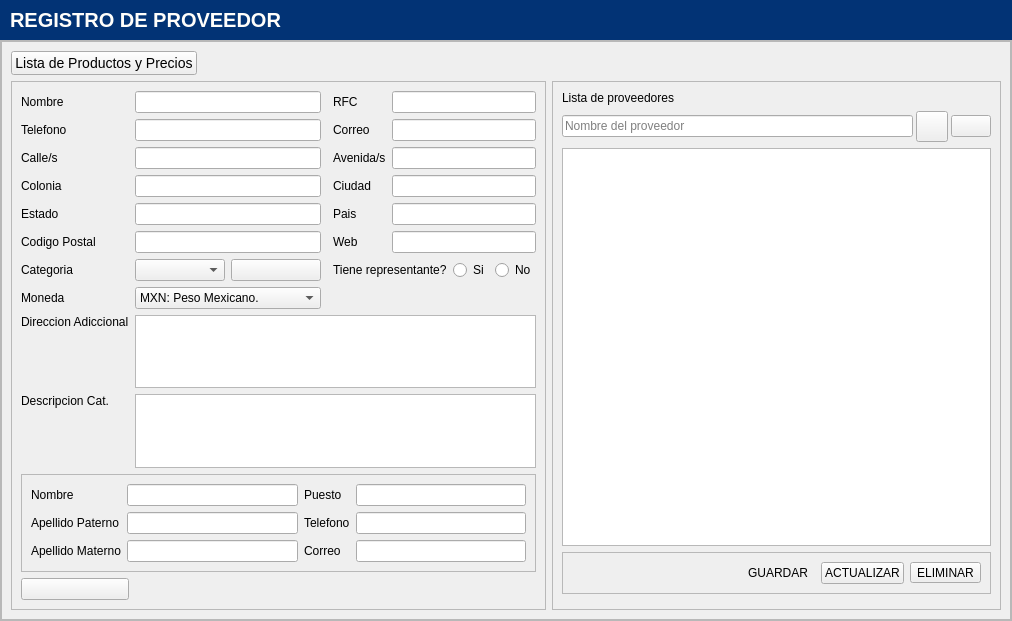
<?xml version="1.0" encoding="UTF-8"?>
<ui version="4.0">
 <class>Control_Proveedores</class>
 <widget class="QWidget" name="Control_Proveedores">
  <property name="geometry">
   <rect>
    <x>0</x>
    <y>0</y>
    <width>1012</width>
    <height>621</height>
   </rect>
  </property>
  <property name="windowTitle">
   <string>Form</string>
  </property>
  <property name="styleSheet">
   <string notr="true">#Control_Proveedores{
background: #fffefb;
}
[objectName*=&quot;contenedor&quot;]{
background: #fffefb;
}
#label_wp_titulo_proveedores{
background: #023375;
min-height: 40px;
max-height: 40px;
font-size:20px;
font-weight: bold;
color:#fffefb;
padding-left:5px;
}
*[objectName*=&quot;etiquetaTitulo_&quot;]{
font-size:18px;
font-family: Arial;
font-weight:bold;
color: #1d1c1c;
}
*[objectName*=&quot;etiqueta_&quot;]{
font-size:14px;
font-family: Arial;
font-weight:bold;
color: #1d1c1c;
}
[objectName*=&quot;txt_&quot;]{
background: #F5F5F5;
border:none;
border-radius: 5px;
color: #1d1c1c;
font-size: 14px;
border-bottom: 1px solid;
}
[objectName*=&quot;txtlargo_&quot;]{
background: #F5F5F5;
border:none;
border-radius: 5px;
color: #1d1c1c;
font-size: 14px;
border: 1px solid;
max-height: 100px;
}
[objectName*=&quot;btn_btn&quot;]{
background: #00619a;
font-size: 12px;
font-family: Arial;
font-weight: bold;
border: none;
border-radius: 5px;
color: #fffefb;
padding-left:5px;
padding-right:5px;
}
#btn_btn_listadeproductoyprecios{
font-size: 14px;
}
[objectName*=&quot;btnradio&quot;]{
font-size:14px;
font-family:Arial;
color: #1d1c1c;
font-weight: bold;
}
[objectName*=&quot;btn_btn&quot;]:hover{
background: #2196F3;
}
#btn_btn_cancelar:hover{
background: #EE1D52;
}
#btn_btn_guardar:hover{
background: #68a67d;
}
[objectName*=&quot;txt_&quot;]:focus{
border-bottom: 2px solid #023375;
}
[objectName*=&quot;txtlargo_&quot;]:focus{
border-bottom: 2px solid #023375;
}

[objectName^=&quot;cajaopciones&quot;]{
border: none;
border-bottom: 1px solid #3b3c3d;
border-top-left-radius: 4px;
border-top-right-radius: 4px;
padding: 2px;
background-color: #F5F5F5;
font-size: 14px;
width:87px;
}
[objectName^=&quot;cajaopciones&quot;]::drop-down{
subcontrol-origin: padding;
subcontrol-position: top right;
padding-right:5px;
width: 20%;
border-left-width: 1px;
border-top-right-radius: 4px;
border-bottom-right-radius: 4px;
background-color: #F5F5F5;
}
[objectName^=&quot;cajaopciones_&quot;]::down-arrow{
image: url(:/Icons/Bootstrap/filter-left.svg);
width: 17%;
height: 17%;
padding-left:5px;
padding-right:5px;
}
/*TABLA*/

[objectName*=&quot;tabla_&quot;] {
    font-family: Arial;
    font-size: 14px;
}

/* Barra vertical */
/* Encabezados de la tabla */
[objectName*=&quot;tabla_&quot;] QHeaderView::section {
    background-color: #023375;
    color: white;
    font-family: &quot;Arial&quot;;
    font-size: 16px;
    padding: 5px;
    border: 1px solid gray;
}

/* Encabezado horizontal */
[objectName*=&quot;tabla_&quot;] QHeaderView::horizontal {
    background-color: #023375;
    color: white;
}

/* Encabezado vertical */
[objectName*=&quot;tabla_&quot;] QHeaderView::vertical {
    background-color: #023375;
    color: white;
}
</string>
  </property>
  <layout class="QGridLayout" name="gridLayout">
   <property name="leftMargin">
    <number>0</number>
   </property>
   <property name="topMargin">
    <number>0</number>
   </property>
   <property name="rightMargin">
    <number>0</number>
   </property>
   <property name="bottomMargin">
    <number>0</number>
   </property>
   <property name="spacing">
    <number>0</number>
   </property>
   <item row="0" column="0">
    <widget class="QLabel" name="label_wp_titulo_proveedores">
     <property name="minimumSize">
      <size>
       <width>0</width>
       <height>40</height>
      </size>
     </property>
     <property name="maximumSize">
      <size>
       <width>16777215</width>
       <height>40</height>
      </size>
     </property>
     <property name="text">
      <string>REGISTRO DE PROVEEDOR</string>
     </property>
    </widget>
   </item>
   <item row="1" column="0">
    <widget class="QFrame" name="contenedor">
     <property name="frameShape">
      <enum>QFrame::StyledPanel</enum>
     </property>
     <property name="frameShadow">
      <enum>QFrame::Raised</enum>
     </property>
     <layout class="QGridLayout" name="gridLayout_8">
      <property name="leftMargin">
       <number>0</number>
      </property>
      <property name="topMargin">
       <number>0</number>
      </property>
      <property name="rightMargin">
       <number>0</number>
      </property>
      <property name="bottomMargin">
       <number>0</number>
      </property>
      <property name="spacing">
       <number>0</number>
      </property>
      <item row="0" column="0">
       <widget class="QScrollArea" name="contenedor_scrollArea">
        <property name="widgetResizable">
         <bool>true</bool>
        </property>
        <widget class="QWidget" name="contenedor_scroll_area_contenido">
         <property name="geometry">
          <rect>
           <x>0</x>
           <y>0</y>
           <width>1008</width>
           <height>577</height>
          </rect>
         </property>
         <layout class="QGridLayout" name="gridLayout_7">
          <item row="1" column="0">
           <widget class="QFrame" name="contenedor_todoproveedor">
            <property name="frameShape">
             <enum>QFrame::StyledPanel</enum>
            </property>
            <property name="frameShadow">
             <enum>QFrame::Raised</enum>
            </property>
            <layout class="QGridLayout" name="gridLayout_2">
             <item row="10" column="1" colspan="2">
              <widget class="QLineEdit" name="txt_codigopostal"/>
             </item>
             <item row="6" column="1" colspan="2">
              <widget class="QLineEdit" name="txt_colonia"/>
             </item>
             <item row="20" column="0" colspan="6">
              <widget class="QFrame" name="contenedor_datosrepresentante">
               <property name="enabled">
                <bool>true</bool>
               </property>
               <property name="frameShape">
                <enum>QFrame::StyledPanel</enum>
               </property>
               <property name="frameShadow">
                <enum>QFrame::Raised</enum>
               </property>
               <layout class="QGridLayout" name="gridLayout_3">
                <item row="0" column="1">
                 <widget class="QLineEdit" name="txt_nombrerepresentante"/>
                </item>
                <item row="0" column="0">
                 <widget class="QLabel" name="etiqueta_nombrerepresentante">
                  <property name="text">
                   <string>Nombre</string>
                  </property>
                 </widget>
                </item>
                <item row="2" column="0">
                 <widget class="QLabel" name="etiqueta_apellidomaternorepresentante">
                  <property name="text">
                   <string>Apellido Materno</string>
                  </property>
                 </widget>
                </item>
                <item row="1" column="0">
                 <widget class="QLabel" name="etiqueta_apellidopaternorepresentante">
                  <property name="text">
                   <string>Apellido Paterno</string>
                  </property>
                 </widget>
                </item>
                <item row="0" column="2">
                 <widget class="QLabel" name="etiqueta_puestorepresentante">
                  <property name="text">
                   <string>Puesto</string>
                  </property>
                 </widget>
                </item>
                <item row="0" column="3">
                 <widget class="QLineEdit" name="txt_puestorepresentante"/>
                </item>
                <item row="1" column="2">
                 <widget class="QLabel" name="etiqueta_telefonorepresentante">
                  <property name="text">
                   <string>Telefono</string>
                  </property>
                 </widget>
                </item>
                <item row="1" column="3">
                 <widget class="QLineEdit" name="txt_telefonorepresentante"/>
                </item>
                <item row="2" column="2">
                 <widget class="QLabel" name="etiqueta_correorepresentante">
                  <property name="text">
                   <string>Correo</string>
                  </property>
                 </widget>
                </item>
                <item row="2" column="3">
                 <widget class="QLineEdit" name="txt_correorepresentante"/>
                </item>
                <item row="1" column="1">
                 <widget class="QLineEdit" name="txt_apellidopaternorepresen"/>
                </item>
                <item row="2" column="1">
                 <widget class="QLineEdit" name="txt_apellidomaternorepresen"/>
                </item>
               </layout>
              </widget>
             </item>
             <item row="16" column="2">
              <widget class="QPushButton" name="btn_btn_agregarcategoria">
               <property name="cursor">
                <cursorShape>PointingHandCursor</cursorShape>
               </property>
               <property name="toolTip">
                <string>Nueva Categoria</string>
               </property>
               <property name="text">
                <string/>
               </property>
               <property name="icon">
                <iconset resource="../../Source/iconosSVG.qrc">
                 <normaloff>:/iconosBlancos/Icons/iconos/Blanco/agregar_blanco.svg</normaloff>:/iconosBlancos/Icons/iconos/Blanco/agregar_blanco.svg</iconset>
               </property>
               <property name="iconSize">
                <size>
                 <width>20</width>
                 <height>20</height>
                </size>
               </property>
              </widget>
             </item>
             <item row="2" column="0">
              <widget class="QLabel" name="etiqueta_telefono">
               <property name="text">
                <string>Telefono</string>
               </property>
              </widget>
             </item>
             <item row="4" column="4">
              <widget class="QLabel" name="etiqueta_avenidas">
               <property name="text">
                <string>Avenida/s</string>
               </property>
              </widget>
             </item>
             <item row="22" column="0">
              <spacer name="verticalSpacer">
               <property name="orientation">
                <enum>Qt::Vertical</enum>
               </property>
               <property name="sizeHint" stdset="0">
                <size>
                 <width>20</width>
                 <height>40</height>
                </size>
               </property>
              </spacer>
             </item>
             <item row="16" column="1">
              <widget class="QComboBox" name="cajaopciones_categorias"/>
             </item>
             <item row="18" column="0" alignment="Qt::AlignTop">
              <widget class="QLabel" name="etiqueta_direccionadicional">
               <property name="text">
                <string>Direccion Adiccional</string>
               </property>
              </widget>
             </item>
             <item row="6" column="0">
              <widget class="QLabel" name="etiqueta_colonia">
               <property name="text">
                <string>Colonia</string>
               </property>
              </widget>
             </item>
             <item row="19" column="1" colspan="5">
              <widget class="QPlainTextEdit" name="txtlargo_descripcioncategoria"/>
             </item>
             <item row="2" column="5">
              <widget class="QLineEdit" name="txt_correo"/>
             </item>
             <item row="4" column="0">
              <widget class="QLabel" name="etiqueta_calles">
               <property name="text">
                <string>Calle/s</string>
               </property>
              </widget>
             </item>
             <item row="10" column="5">
              <widget class="QLineEdit" name="txt_web"/>
             </item>
             <item row="4" column="5">
              <widget class="QLineEdit" name="txt_avenida"/>
             </item>
             <item row="8" column="4">
              <widget class="QLabel" name="etiqueta_pais">
               <property name="text">
                <string>Pais</string>
               </property>
              </widget>
             </item>
             <item row="16" column="4" colspan="2">
              <layout class="QGridLayout" name="gridLayout_6">
               <item row="0" column="1">
                <widget class="QLabel" name="etiqueta_tienerepresentante">
                 <property name="text">
                  <string>Tiene representante?</string>
                 </property>
                </widget>
               </item>
               <item row="0" column="2">
                <widget class="QRadioButton" name="btnradio_representantetrue">
                 <property name="text">
                  <string>Si</string>
                 </property>
                </widget>
               </item>
               <item row="0" column="3">
                <widget class="QRadioButton" name="btnradio_representantefalse">
                 <property name="text">
                  <string>No</string>
                 </property>
                </widget>
               </item>
              </layout>
             </item>
             <item row="0" column="1" colspan="2">
              <widget class="QLineEdit" name="txt_nombre"/>
             </item>
             <item row="8" column="5">
              <widget class="QLineEdit" name="txt_pais"/>
             </item>
             <item row="6" column="5">
              <widget class="QLineEdit" name="txt_ciudad"/>
             </item>
             <item row="0" column="4">
              <widget class="QLabel" name="etiqueta_rfc">
               <property name="text">
                <string>RFC</string>
               </property>
              </widget>
             </item>
             <item row="10" column="0">
              <widget class="QLabel" name="etiqueta_codigopostal">
               <property name="text">
                <string>Codigo Postal</string>
               </property>
              </widget>
             </item>
             <item row="19" column="0" alignment="Qt::AlignTop">
              <widget class="QLabel" name="etiqueta_descripcioncategoria">
               <property name="text">
                <string>Descripcion Cat.</string>
               </property>
              </widget>
             </item>
             <item row="4" column="1" colspan="2">
              <widget class="QLineEdit" name="txt_calles"/>
             </item>
             <item row="21" column="0">
              <widget class="QPushButton" name="btn_btn_limpiardatos">
               <property name="cursor">
                <cursorShape>PointingHandCursor</cursorShape>
               </property>
               <property name="toolTip">
                <string>Limpiar Campos</string>
               </property>
               <property name="text">
                <string/>
               </property>
               <property name="icon">
                <iconset resource="../../Source/iconsdvg.qrc">
                 <normaloff>:/Icons/IconosSVG/borrador.png</normaloff>:/Icons/IconosSVG/borrador.png</iconset>
               </property>
               <property name="iconSize">
                <size>
                 <width>24</width>
                 <height>24</height>
                </size>
               </property>
              </widget>
             </item>
             <item row="10" column="4">
              <widget class="QLabel" name="etiqueta_web">
               <property name="text">
                <string>Web</string>
               </property>
              </widget>
             </item>
             <item row="8" column="0">
              <widget class="QLabel" name="etiqueta_estado">
               <property name="text">
                <string>Estado</string>
               </property>
              </widget>
             </item>
             <item row="8" column="1" colspan="2">
              <widget class="QLineEdit" name="txt_estado"/>
             </item>
             <item row="0" column="0">
              <widget class="QLabel" name="etiqueta_nombre">
               <property name="text">
                <string>Nombre</string>
               </property>
              </widget>
             </item>
             <item row="16" column="0">
              <widget class="QLabel" name="etiqueta_categoria">
               <property name="text">
                <string>Categoria</string>
               </property>
              </widget>
             </item>
             <item row="6" column="4">
              <widget class="QLabel" name="etiqueta_ciudad">
               <property name="text">
                <string>Ciudad</string>
               </property>
              </widget>
             </item>
             <item row="0" column="5">
              <widget class="QLineEdit" name="txt_rfc"/>
             </item>
             <item row="2" column="4">
              <widget class="QLabel" name="etiqueta_correo">
               <property name="text">
                <string>Correo</string>
               </property>
              </widget>
             </item>
             <item row="18" column="1" colspan="5">
              <widget class="QPlainTextEdit" name="txtlargo_direccionadicional"/>
             </item>
             <item row="2" column="1" colspan="2">
              <widget class="QLineEdit" name="txt_telefono"/>
             </item>
             <item row="17" column="0">
              <widget class="QLabel" name="etiqueta_moneda">
               <property name="text">
                <string>Moneda</string>
               </property>
              </widget>
             </item>
             <item row="17" column="1" colspan="2">
              <widget class="QComboBox" name="cajaopciones_tipomoneda">
               <property name="maxVisibleItems">
                <number>10</number>
               </property>
               <property name="modelColumn">
                <number>0</number>
               </property>
               <item>
                <property name="text">
                 <string>MXN: Peso Mexicano.</string>
                </property>
               </item>
               <item>
                <property name="text">
                 <string>USD: Dólar estadounidense.</string>
                </property>
               </item>
               <item>
                <property name="text">
                 <string>EUR: Euro.</string>
                </property>
               </item>
               <item>
                <property name="text">
                 <string>GBP: Libra Esterlina.</string>
                </property>
               </item>
               <item>
                <property name="text">
                 <string>JPY: Yen japonés.</string>
                </property>
               </item>
               <item>
                <property name="text">
                 <string>CAD: Dólar canadiense.</string>
                </property>
               </item>
               <item>
                <property name="text">
                 <string>AUD: Dólar australiano.</string>
                </property>
               </item>
               <item>
                <property name="text">
                 <string>CHF: Franco suizo.</string>
                </property>
               </item>
               <item>
                <property name="text">
                 <string>CNY: Yuan chino.</string>
                </property>
               </item>
               <item>
                <property name="text">
                 <string>BRL: Real brasileño.</string>
                </property>
               </item>
               <item>
                <property name="text">
                 <string>ARS: Peso argentino.</string>
                </property>
               </item>
               <item>
                <property name="text">
                 <string>CLP: Peso chileno.</string>
                </property>
               </item>
               <item>
                <property name="text">
                 <string>COP: Peso colombiano.</string>
                </property>
               </item>
               <item>
                <property name="text">
                 <string>PEN: Nuevo sol peruano.</string>
                </property>
               </item>
               <item>
                <property name="text">
                 <string>INR: Rupia india.</string>
                </property>
               </item>
               <item>
                <property name="text">
                 <string>KRW: Won surcoreano.</string>
                </property>
               </item>
              </widget>
             </item>
            </layout>
           </widget>
          </item>
          <item row="1" column="1">
           <widget class="QFrame" name="contenedor_tablareproveedores">
            <property name="frameShape">
             <enum>QFrame::StyledPanel</enum>
            </property>
            <property name="frameShadow">
             <enum>QFrame::Raised</enum>
            </property>
            <layout class="QGridLayout" name="gridLayout_4">
             <item row="0" column="0">
              <widget class="QLabel" name="etiquetaTitulo_proveedor">
               <property name="text">
                <string>Lista de proveedores</string>
               </property>
              </widget>
             </item>
             <item row="1" column="0">
              <layout class="QGridLayout" name="gridLayout_5">
               <property name="horizontalSpacing">
                <number>3</number>
               </property>
               <item row="0" column="0">
                <widget class="QLineEdit" name="txt_buscarproveedor">
                 <property name="placeholderText">
                  <string>Nombre del proveedor</string>
                 </property>
                 <property name="clearButtonEnabled">
                  <bool>true</bool>
                 </property>
                </widget>
               </item>
               <item row="0" column="1">
                <widget class="QToolButton" name="btn_btn_buscarproveedor">
                 <property name="cursor">
                  <cursorShape>PointingHandCursor</cursorShape>
                 </property>
                 <property name="toolTip">
                  <string>Buscar Proveedor</string>
                 </property>
                 <property name="text">
                  <string/>
                 </property>
                 <property name="icon">
                  <iconset resource="../../Source/iconosSVG.qrc">
                   <normaloff>:/iconosBlancos/Icons/iconos/Blanco/buscar_persona_blanco.svg</normaloff>:/iconosBlancos/Icons/iconos/Blanco/buscar_persona_blanco.svg</iconset>
                 </property>
                 <property name="iconSize">
                  <size>
                   <width>24</width>
                   <height>24</height>
                  </size>
                 </property>
                </widget>
               </item>
               <item row="0" column="2">
                <widget class="QPushButton" name="btn_btn_ActualizaTablaProveedores">
                 <property name="cursor">
                  <cursorShape>PointingHandCursor</cursorShape>
                 </property>
                 <property name="toolTip">
                  <string>Actualizar Tabla</string>
                 </property>
                 <property name="text">
                  <string/>
                 </property>
                 <property name="icon">
                  <iconset resource="../../Source/iconosSVG.qrc">
                   <normaloff>:/iconosBlancos/Icons/iconos/Blanco/actualizar_blanco.svg</normaloff>:/iconosBlancos/Icons/iconos/Blanco/actualizar_blanco.svg</iconset>
                 </property>
                 <property name="iconSize">
                  <size>
                   <width>24</width>
                   <height>26</height>
                  </size>
                 </property>
                </widget>
               </item>
               <item row="1" column="0" colspan="3">
                <widget class="QTableView" name="tabla_proveedores">
                 <property name="editTriggers">
                  <set>QAbstractItemView::NoEditTriggers</set>
                 </property>
                 <property name="gridStyle">
                  <enum>Qt::DashLine</enum>
                 </property>
                 <attribute name="horizontalHeaderCascadingSectionResizes">
                  <bool>false</bool>
                 </attribute>
                 <attribute name="horizontalHeaderMinimumSectionSize">
                  <number>150</number>
                 </attribute>
                 <attribute name="horizontalHeaderDefaultSectionSize">
                  <number>200</number>
                 </attribute>
                 <attribute name="horizontalHeaderStretchLastSection">
                  <bool>false</bool>
                 </attribute>
                 <attribute name="verticalHeaderVisible">
                  <bool>false</bool>
                 </attribute>
                 <attribute name="verticalHeaderStretchLastSection">
                  <bool>false</bool>
                 </attribute>
                </widget>
               </item>
              </layout>
             </item>
             <item row="2" column="0">
              <widget class="QFrame" name="frame">
               <property name="frameShape">
                <enum>QFrame::StyledPanel</enum>
               </property>
               <property name="frameShadow">
                <enum>QFrame::Raised</enum>
               </property>
               <layout class="QHBoxLayout" name="horizontalLayout_2">
                <item>
                 <spacer name="horizontalSpacer">
                  <property name="orientation">
                   <enum>Qt::Horizontal</enum>
                  </property>
                  <property name="sizeHint" stdset="0">
                   <size>
                    <width>40</width>
                    <height>20</height>
                   </size>
                  </property>
                 </spacer>
                </item>
                <item>
                 <widget class="QToolButton" name="btn_btn_guardar">
                  <property name="cursor">
                   <cursorShape>PointingHandCursor</cursorShape>
                  </property>
                  <property name="toolTip">
                   <string>Guardar</string>
                  </property>
                  <property name="text">
                   <string>GUARDAR</string>
                  </property>
                  <property name="icon">
                   <iconset resource="../../Source/iconosSVG.qrc">
                    <normaloff>:/iconosBlancos/Icons/iconos/Blanco/guardar_blanco.svg</normaloff>:/iconosBlancos/Icons/iconos/Blanco/guardar_blanco.svg</iconset>
                  </property>
                  <property name="iconSize">
                   <size>
                    <width>24</width>
                    <height>24</height>
                   </size>
                  </property>
                  <property name="popupMode">
                   <enum>QToolButton::DelayedPopup</enum>
                  </property>
                  <property name="toolButtonStyle">
                   <enum>Qt::ToolButtonTextBesideIcon</enum>
                  </property>
                  <property name="autoRaise">
                   <bool>true</bool>
                  </property>
                  <property name="arrowType">
                   <enum>Qt::NoArrow</enum>
                  </property>
                 </widget>
                </item>
                <item>
                 <widget class="QPushButton" name="btn_btn_actualizar">
                  <property name="cursor">
                   <cursorShape>PointingHandCursor</cursorShape>
                  </property>
                  <property name="toolTip">
                   <string>Actualizar</string>
                  </property>
                  <property name="text">
                   <string>ACTUALIZAR</string>
                  </property>
                  <property name="icon">
                   <iconset resource="../../Source/iconosSVG.qrc">
                    <normaloff>:/iconosBlancos/Icons/iconos/Blanco/actualizar_blanco.svg</normaloff>:/iconosBlancos/Icons/iconos/Blanco/actualizar_blanco.svg</iconset>
                  </property>
                  <property name="iconSize">
                   <size>
                    <width>24</width>
                    <height>26</height>
                   </size>
                  </property>
                 </widget>
                </item>
                <item>
                 <widget class="QToolButton" name="btn_btn_eliminar">
                  <property name="cursor">
                   <cursorShape>PointingHandCursor</cursorShape>
                  </property>
                  <property name="toolTip">
                   <string>Eliminar</string>
                  </property>
                  <property name="text">
                   <string>ELIMINAR</string>
                  </property>
                  <property name="icon">
                   <iconset resource="../../Source/iconosSVG.qrc">
                    <normaloff>:/iconosBlancos/Icons/iconos/Blanco/eliminar_blanco.svg</normaloff>:/iconosBlancos/Icons/iconos/Blanco/eliminar_blanco.svg</iconset>
                  </property>
                  <property name="iconSize">
                   <size>
                    <width>24</width>
                    <height>24</height>
                   </size>
                  </property>
                  <property name="toolButtonStyle">
                   <enum>Qt::ToolButtonTextBesideIcon</enum>
                  </property>
                 </widget>
                </item>
               </layout>
              </widget>
             </item>
             <item row="3" column="0">
              <widget class="QWidget" name="contenedor_botones_inferior_derecha" native="true">
               <layout class="QHBoxLayout" name="horizontalLayout">
                <property name="spacing">
                 <number>0</number>
                </property>
                <property name="leftMargin">
                 <number>0</number>
                </property>
                <property name="topMargin">
                 <number>0</number>
                </property>
                <property name="rightMargin">
                 <number>0</number>
                </property>
                <property name="bottomMargin">
                 <number>0</number>
                </property>
               </layout>
              </widget>
             </item>
            </layout>
           </widget>
          </item>
          <item row="0" column="0" alignment="Qt::AlignLeft">
           <widget class="QPushButton" name="btn_btn_listadeproductoyprecios">
            <property name="cursor">
             <cursorShape>PointingHandCursor</cursorShape>
            </property>
            <property name="toolTip">
             <string>Lista de Precios y Produtos Relacionados</string>
            </property>
            <property name="text">
             <string>Lista de Productos y Precios</string>
            </property>
           </widget>
          </item>
         </layout>
        </widget>
       </widget>
      </item>
     </layout>
    </widget>
   </item>
  </layout>
 </widget>
 <tabstops>
  <tabstop>txt_nombre</tabstop>
  <tabstop>txt_telefono</tabstop>
  <tabstop>txt_calles</tabstop>
  <tabstop>txt_colonia</tabstop>
  <tabstop>txt_estado</tabstop>
  <tabstop>txt_codigopostal</tabstop>
  <tabstop>txt_rfc</tabstop>
  <tabstop>txt_correo</tabstop>
  <tabstop>txt_avenida</tabstop>
  <tabstop>txt_ciudad</tabstop>
  <tabstop>txt_pais</tabstop>
  <tabstop>txt_web</tabstop>
  <tabstop>cajaopciones_categorias</tabstop>
  <tabstop>btn_btn_agregarcategoria</tabstop>
  <tabstop>btnradio_representantetrue</tabstop>
  <tabstop>btnradio_representantefalse</tabstop>
  <tabstop>txtlargo_direccionadicional</tabstop>
  <tabstop>txt_nombrerepresentante</tabstop>
  <tabstop>txt_apellidopaternorepresen</tabstop>
  <tabstop>txt_apellidomaternorepresen</tabstop>
  <tabstop>txt_puestorepresentante</tabstop>
  <tabstop>txt_telefonorepresentante</tabstop>
  <tabstop>txt_correorepresentante</tabstop>
  <tabstop>txt_buscarproveedor</tabstop>
  <tabstop>btn_btn_buscarproveedor</tabstop>
  <tabstop>btn_btn_limpiardatos</tabstop>
  <tabstop>txtlargo_descripcioncategoria</tabstop>
 </tabstops>
 <resources>
  <include location="../../Source/ibootstrap.qrc"/>
  <include location="../../Source/iconsdvg.qrc"/>
  <include location="../../Source/iconosSVG.qrc"/>
 </resources>
 <connections/>
</ui>
